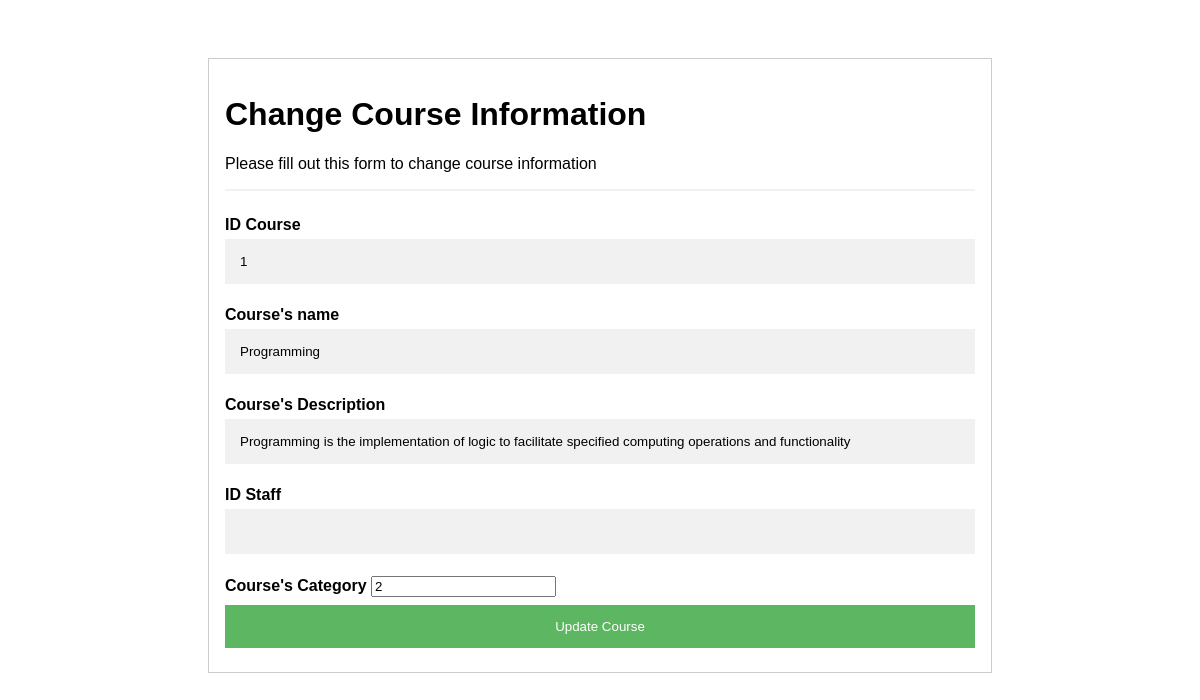
The app's page /updateCourse.php?updateCourse=1 with its own data.
### tables this page shows
CREATE TABLE `course` (
  `idcourse` int(11) NOT NULL,
  `name` varchar(200) NOT NULL,
  `description` varchar(1000) NOT NULL,
  `idstaff` int(11) NOT NULL,
  `idcategory` int(11) NOT NULL
);

### updateCourse.php (the view, shortened to what this page needs)
<?php
$idstaff = $_SESSION['idstaff'];
?>
<!DOCTYPE html>
<html>
<head>
</head>
<link rel="stylesheet" type="text/css" href="css/styleadd.css">
<body>
	<div class="content" style="padding: 50px 200px 50px 200px">
		<form action="update.php" style="border:1px solid #ccc" method="POST" enctype="multipart/form-data">
			<div class="container">
				<h1>Change Course Information</h1>
				<p>Please fill out this form to change course information</p>
				<hr>
				<?php
				require_once'db.php';
				if(isset($_GET['updateCourse'])){
					$idcourse = $_GET['updateCourse'];
					$sql = "SELECT * FROM course where idcourse =".$idcourse;
					$result = $conn->query($sql);
					if ($result->num_rows > 0) {
						while($row = $result->fetch_assoc()) {
							$name =  $row["name"];
							$description =  $row["description"];
							$idcategory =  $row["idcategory"];
							?>
							<label for="name"><b>ID Course </b></label>
							<input type="text" name="idcourse" required value="<?=$idcourse;?>">
							<label for="name"><b>Course's name</b></label>
							<input type="text" placeholder="Enter Course's name" name="name" required value="<?=$name;?>"></input>
							<label for="description"><b>Course's Description </b></label>
							<input type="text" placeholder="Enter Course's Description" name="description" value="<?=$description;?>"  required></input>
							<label for="idstaff"><b>ID Staff </b></label>
							<input type="text" name="idstaff" required value="<?=$idstaff;?>" disabled> </input>
							<label for="idcategory"><b>Course's Category</b></label>
							<input list="idcategory" name="idcategory" value="<?=$idcategory;?>">
								<?php
								require_once'db.php';
								$sql = "SELECT * FROM category ";
								$result = $conn->query($sql);
										?>
							<?php
						}
					}
				}
				?>
				<div class="clearfix">
					<button type="submit" class="addCourse" name="updateCourse">Update Course</button>
				</div>
			</div>
		</form>
	</div>
</body>
</html>

### css/styleadd.css (style rules this page uses)
body { font-family: Arial, Helvetica, sans-serif; }
* { box-sizing: border-box }
input[type=text] { width: 100%; padding: 15px; margin: 5px 0 22px 0; display: inline-block; border: none; background: #f1f1f1; }
hr { border: 1px solid #f1f1f1; margin-bottom: 25px; }
button { background-color: #4CAF50; color: white; padding: 14px 20px; margin: 8px 0; border: none; cursor: pointer; width: 100%; opacity: 0.9; }
.container { padding: 16px; }
.clearfix::after { content: ""; clear: both; display: table; }

### records on screen
course: name "Programming", description "Programming is the implementation of logic to facilitate specified computing operations and functionality", idcategory "2"
